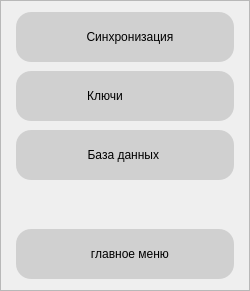
            <widget class="QFrame" name="set_panel">
             <property name="minimumSize">
              <size>
               <width>250</width>
               <height>0</height>
              </size>
             </property>
             <property name="maximumSize">
              <size>
               <width>250</width>
               <height>16777215</height>
              </size>
             </property>
             <property name="styleSheet">
              <string notr="true">QPushButton{
	font: 12pt &quot;Sans Serif&quot;;
	background-color: rgba(195, 195, 195, 0.7);
border-radius: 15px;
}

QPushButton:hover {
	background-color: rgba(197, 197, 197, 0.4);
border: 3px   solid rgba(37, 48, 38, 1);
	 
}

QPushButton:pressed {
	background-color: rgba(216, 216, 216, 0.2);
}</string>
             </property>
             <property name="frameShape">
              <enum>QFrame::StyledPanel</enum>
             </property>
             <property name="frameShadow">
              <enum>QFrame::Raised</enum>
             </property>
             <layout class="QVBoxLayout" name="verticalLayout_7">
              <property name="spacing">
               <number>9</number>
              </property>
              <property name="leftMargin">
               <number>15</number>
              </property>
              <property name="rightMargin">
               <number>15</number>
              </property>
              <item>
               <widget class="QPushButton" name="git_btn">
                <property name="minimumSize">
                 <size>
                  <width>0</width>
                  <height>50</height>
                 </size>
                </property>
                <property name="text">
                 <string>   Синхронизация</string>
                </property>
                <property name="icon">
                 <iconset>
                  <normaloff>../images/icons8-github-48.png</normaloff>../images/icons8-github-48.png</iconset>
                </property>
                <property name="iconSize">
                 <size>
                  <width>25</width>
                  <height>25</height>
                 </size>
                </property>
               </widget>
              </item>
              <item>
               <widget class="QPushButton" name="key_btn">
                <property name="minimumSize">
                 <size>
                  <width>0</width>
                  <height>50</height>
                 </size>
                </property>
                <property name="layoutDirection">
                 <enum>Qt::LeftToRight</enum>
                </property>
                <property name="text">
                 <string>   Ключи               </string>
                </property>
                <property name="icon">
                 <iconset>
                  <normaloff>../images/key.png</normaloff>../images/key.png</iconset>
                </property>
                <property name="iconSize">
                 <size>
                  <width>20</width>
                  <height>20</height>
                 </size>
                </property>
               </widget>
              </item>
              <item>
               <widget class="QPushButton" name="db_btn">
                <property name="minimumSize">
                 <size>
                  <width>0</width>
                  <height>50</height>
                 </size>
                </property>
                <property name="text">
                 <string>   База данных    </string>
                </property>
                <property name="icon">
                 <iconset>
                  <normaloff>../images/database.png</normaloff>../images/database.png</iconset>
                </property>
                <property name="iconSize">
                 <size>
                  <width>20</width>
                  <height>20</height>
                 </size>
                </property>
               </widget>
              </item>
              <item>
               <spacer name="verticalSpacer_7">
                <property name="orientation">
                 <enum>Qt::Vertical</enum>
                </property>
                <property name="sizeHint" stdset="0">
                 <size>
                  <width>20</width>
                  <height>40</height>
                 </size>
                </property>
               </spacer>
              </item>
              <item>
               <widget class="QPushButton" name="main_menu_btn_set">
                <property name="minimumSize">
                 <size>
                  <width>0</width>
                  <height>50</height>
                 </size>
                </property>
                <property name="text">
                 <string>   главное меню</string>
                </property>
                <property name="icon">
                 <iconset>
                  <normaloff>../images/menu.png</normaloff>../images/menu.png</iconset>
                </property>
               </widget>
              </item>
             </layout>
            </widget>
